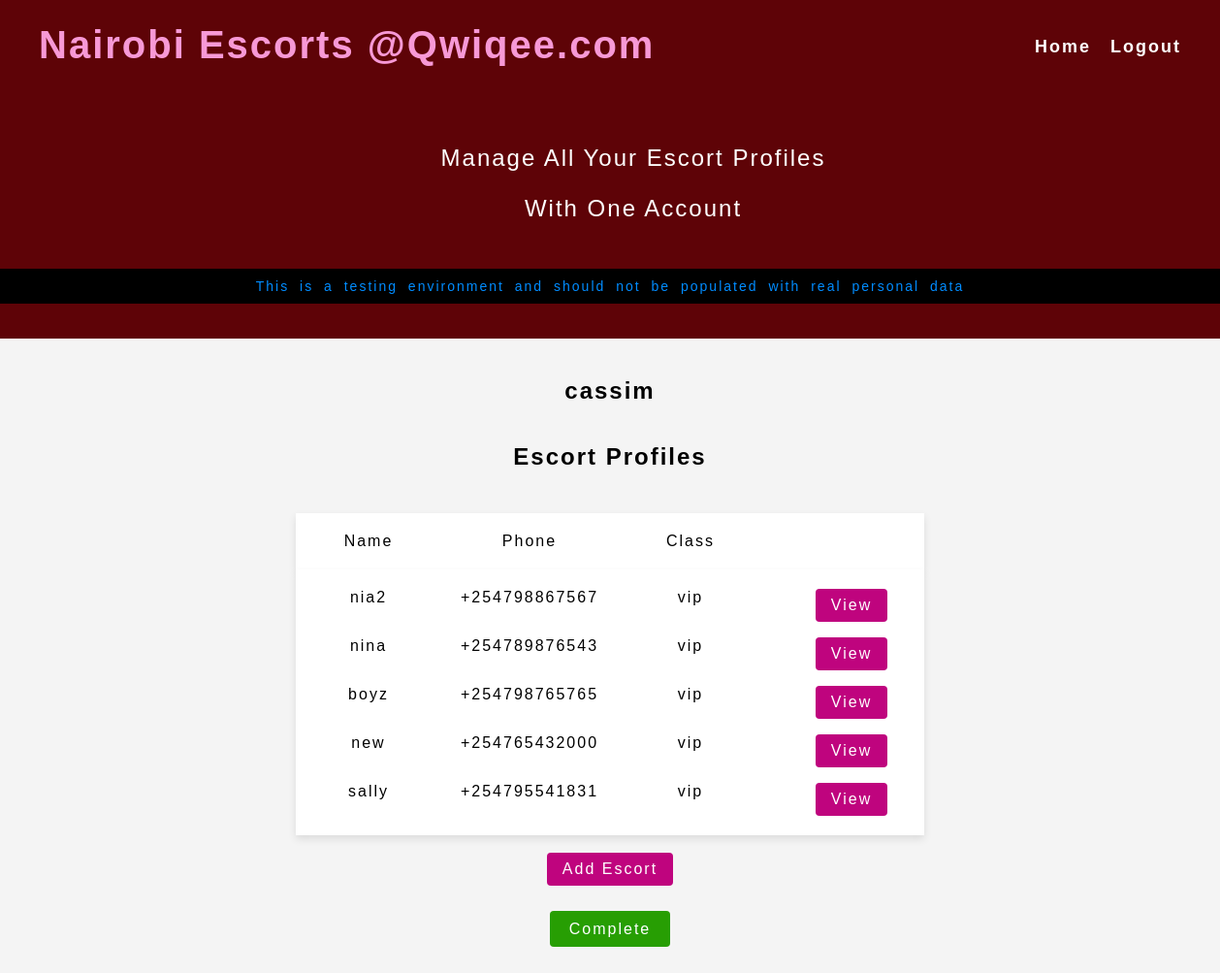
The page /testnet/users/ (signed in) on the database as committed earlier.
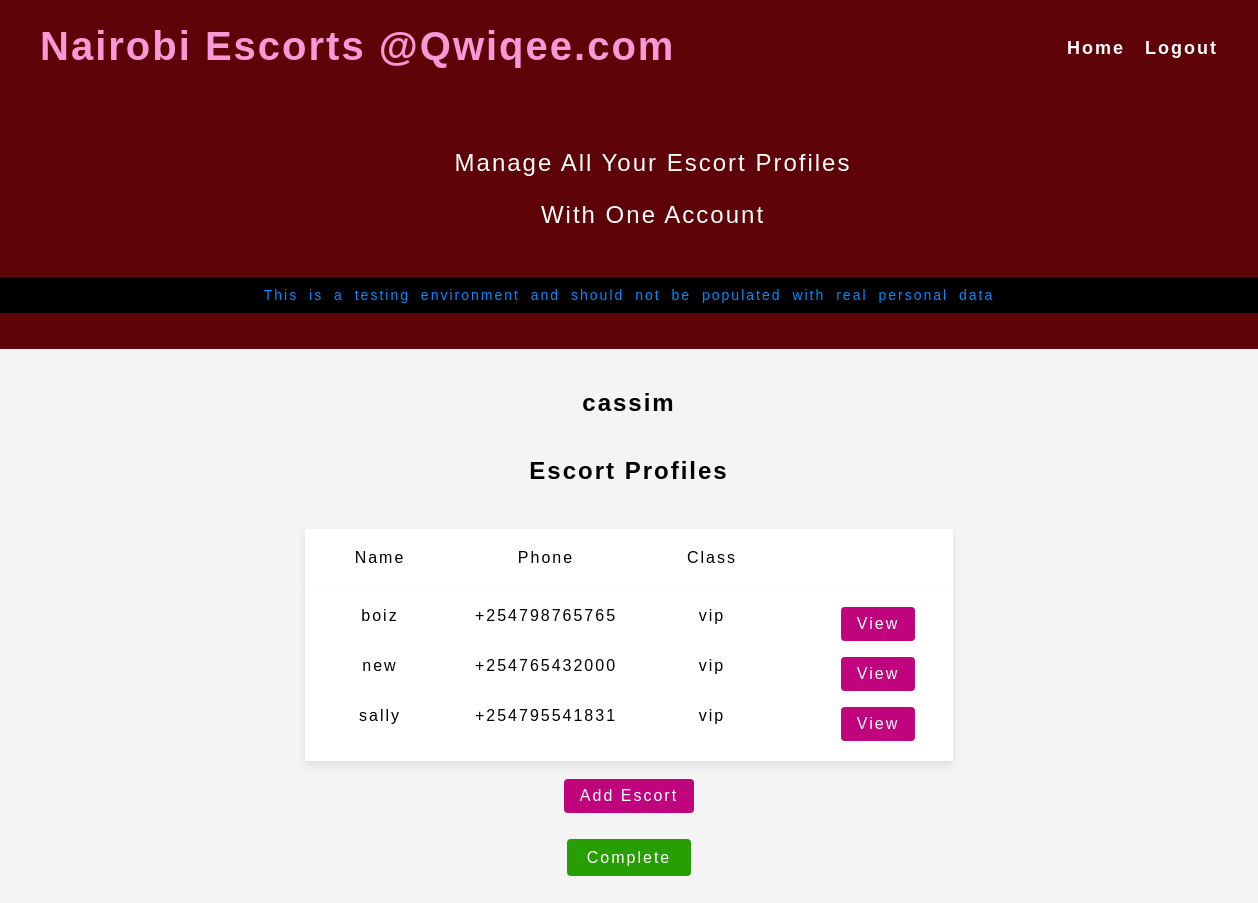
The same page on the database as committed later.
### escorts/models.py (models this page shows, shortened)
class Escort(models.Model):
    name = LowercaseTextField(max_length=50)
    gender = LowercaseTextField(max_length=20)
    age = models.IntegerField()
    location = LowercaseTextField(max_length=50)
    address = LowercaseTextField(max_length=100, null=True, default=None, blank=True)
    phone_number = models.CharField(max_length=15, primary_key=True)
    skin_color = LowercaseTextField(max_length=100, null=True, default='chocolate', blank=False)
    body_type = LowercaseTextField(max_length=100, null=True, default='curvy', blank=True)
    escort_class = LowercaseTextField(max_length=100, null=True, default='vip', blank=True)
    created_by = models.ForeignKey(User, on_delete=models.SET_NULL, null=True, blank=True, related_name='escorts')
    date_created = models.DateTimeField(auto_now_add=True, null=True)
    bio = models.TextField(max_length=110, null=True, blank=False, default=None)
    county = models.ForeignKey(County, on_delete=models.SET_NULL, related_name='escorts', null=True, default=None, blank=True)
    town = models.ForeignKey(Town, on_delete=models.SET_NULL, related_name='escorts', null=True, default=None)

### users/views.py (the view)
# urls.py: path('', views.account, name='account'),
@login_required
def account(request):
    user = request.user
    escorts = Escort.objects.filter(created_by=request.user)
    context = {"user": user, "escorts": escorts}
    return render(request, 'users/account.html', context)

### users/templates/users/account.html (shortened to what this page needs)
<!DOCTYPE html>
<html lang="en">
<head>
    {% load static %}
    <link rel="stylesheet" href="{% static 'escorts/index.css' %}">
    <link rel="stylesheet" href="{% static 'users/account.css' %}">
    <link rel="stylesheet" href="{% static 'users/responsive.css' %}">
</head>
<body>
    <section id="header">
    <nav id="accounts-nav">
        <a href="{% url 'escorts:index' %}">
        <div class="nav-left">
            <div id="page-title">
                Nairobi Escorts @Qwiqee.com
            </div>
        </div>
        </a>
        <div class="nav-right">
            <div id="login-wrapper">
                <div>
                <a href="{% url 'escorts:index' %}" id="home">Home</a>
                </div>
            {% block login %}
                <div id="login"> <a href="{% url 'users:logout' %}" style="text-decoration: none;"> Logout </a></div>
            {% endblock %}
            </div>
        </div>
    </nav>
    <section class="description-section">
        <div id="description">
                <p>Manage All Your Escort Profiles</p>
                <p>With One Account</p>
        </div>
        <div style="font-size: 14px; letter-spacing: 2px; word-spacing: 5px; color: rgb(0, 140, 255);
        background: rgb(0, 0, 0); text-align: center; padding: 10px;">
            This is a testing environment and should not be populated with real personal data
        </div>
    </section>
    <br>
    <br>
    </section>
    {% block sections_wrapper %}
    <section id="agency-profile" class="profile-section flex-center-column">
        <div class="profile-heading flex-center-column">
            <div class="escort-name">
                <h1>{{ user.username }}</h1>
            </div>
        </div>
    </section>
    <section class="manage-escorts">
        <div class="section-heading">
            <h2>Escort Profiles</h2>
        </div>
        <div id="escorts-list">
            <div class="escorts-grid-headings">
                <div class="item">Name</div>
                <div class="item escort-phone">Phone</div>
                <div class="item escort-class">Class</div>
            </div>
            <div class="escorts-grid-contents">
                {% for escort in escorts %}
                    <div class="item">{{ escort.name }}</div>
                    <div class="item escort-phone">{{ escort.phone_number }}</div>
                    <div class="item escort-class">{{ escort.escort_class }}</div>
                    <a class="edit-escort" href="{% url 'escorts:profile' escort.phone_number %}">View</a>
                {% endfor %}
            </div>
        </div>
    </section>
    <section>
        <br>
        <div class="flex-center">
            <a href="{% url 'escorts:create_escort' %}" class="edit-escort">Add Escort</a>
        </div>
    </section>
    <section>
        <br>
        <br>
        <div>
            <a href="{% url 'escorts:index' %}" id="pay-button" class="big-green-button">Complete</a>
        </div>
    </section>
    {% endblock %}
    <br>
    <br>
</body>
</html>

Rows that differ between the two databases and show on the page:
no longer on this page (row edited): Escort: name "nia2", phone_number "+254798867567", escort_class "vip"
no longer on this page (row edited): Escort: name "nina", phone_number "+254789876543", escort_class "vip"
changed Escort "+254798765765": name "boyz" → "boiz"
